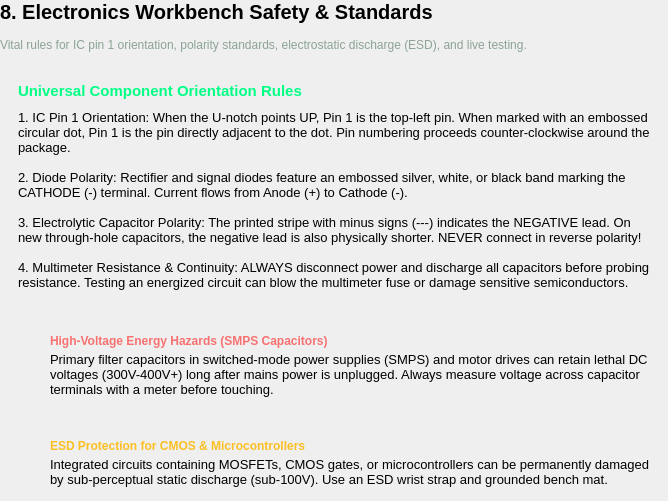
             <widget class="QWidget" name="secSafety">
              <layout class="QVBoxLayout" name="secSafetyLayout">
               <property name="spacing">
                <number>14</number>
               </property>
               <property name="leftMargin">
                <number>0</number>
               </property>
               <property name="topMargin">
                <number>0</number>
               </property>
               <property name="rightMargin">
                <number>0</number>
               </property>
               <property name="bottomMargin">
                <number>0</number>
               </property>
               <item>
                <widget class="QLabel" name="secSafetyTitle">
                 <property name="text">
                  <string>8. Electronics Workbench Safety &amp; Standards</string>
                 </property>
                 <property name="wordWrap">
                  <bool>true</bool>
                 </property>
                 <property name="styleSheet">
                  <string>font-size: 20px; font-weight: 800;</string>
                 </property>
                </widget>
               </item>
               <item>
                <widget class="QLabel" name="secSafetySubtitle">
                 <property name="text">
                  <string>Vital rules for IC pin 1 orientation, polarity standards, electrostatic discharge (ESD), and live testing.</string>
                 </property>
                 <property name="wordWrap">
                  <bool>true</bool>
                 </property>
                 <property name="styleSheet">
                  <string>font-size: 13.5px; color: #8ca394;</string>
                 </property>
                </widget>
               </item>
               <item>
                <widget class="QFrame" name="s8RulesCard">
                 <property name="role" stdset="0">
                  <string notr="true">card</string>
                 </property>
                 <layout class="QVBoxLayout" name="s8RulesCardLayout">
                  <property name="spacing">
                   <number>10</number>
                  </property>
                  <property name="leftMargin">
                   <number>18</number>
                  </property>
                  <property name="topMargin">
                   <number>16</number>
                  </property>
                  <property name="rightMargin">
                   <number>18</number>
                  </property>
                  <property name="bottomMargin">
                   <number>16</number>
                  </property>
                  <item>
                   <widget class="QLabel" name="s8RulesCardTitle">
                    <property name="text">
                     <string>Universal Component Orientation Rules</string>
                    </property>
                    <property name="wordWrap">
                     <bool>true</bool>
                    </property>
                    <property name="styleSheet">
                     <string>font-size: 15px; font-weight: 700; color: #00FF85;</string>
                    </property>
                   </widget>
                  </item>
                  <item>
                   <widget class="QLabel" name="s8RulesCardText">
                    <property name="text">
                     <string>1. IC Pin 1 Orientation: When the U-notch points UP, Pin 1 is the top-left pin. When marked with an embossed circular dot, Pin 1 is the pin directly adjacent to the dot. Pin numbering proceeds counter-clockwise around the package.

2. Diode Polarity: Rectifier and signal diodes feature an embossed silver, white, or black band marking the CATHODE (-) terminal. Current flows from Anode (+) to Cathode (-).

3. Electrolytic Capacitor Polarity: The printed stripe with minus signs (---) indicates the NEGATIVE lead. On new through-hole capacitors, the negative lead is also physically shorter. NEVER connect in reverse polarity!

4. Multimeter Resistance &amp; Continuity: ALWAYS disconnect power and discharge all capacitors before probing resistance. Testing an energized circuit can blow the multimeter fuse or damage sensitive semiconductors.</string>
                    </property>
                    <property name="wordWrap">
                     <bool>true</bool>
                    </property>
                    <property name="styleSheet">
                     <string>font-size: 13px;</string>
                    </property>
                   </widget>
                  </item>
                 </layout>
                </widget>
               </item>
               <item>
                <widget class="QFrame" name="s8Caution">
                 <property name="role" stdset="0">
                  <string notr="true">calloutCaution</string>
                 </property>
                 <layout class="QHBoxLayout" name="s8CautionLayout" stretch="0,1">
                  <property name="spacing">
                   <number>14</number>
                  </property>
                  <property name="leftMargin">
                   <number>16</number>
                  </property>
                  <property name="topMargin">
                   <number>14</number>
                  </property>
                  <property name="rightMargin">
                   <number>16</number>
                  </property>
                  <property name="bottomMargin">
                   <number>14</number>
                  </property>
                  <item alignment="Qt::AlignTop">
                   <widget class="QLabel" name="s8CautionIcon">
                    <property name="pixmap">
                     <pixmap>icons/alert-octagon__f87171__20.svg</pixmap>
                    </property>
                    <property name="alignment">
                     <set>Qt::AlignCenter</set>
                    </property>
                    <property name="minimumSize">
                     <size>
                      <width>20</width>
                      <height>20</height>
                     </size>
                    </property>
                    <property name="maximumSize">
                     <size>
                      <width>20</width>
                      <height>20</height>
                     </size>
                    </property>
                   </widget>
                  </item>
                  <item>
                   <layout class="QVBoxLayout" name="s8CautionTextColumn">
                    <property name="spacing">
                     <number>4</number>
                    </property>
                    <property name="leftMargin">
                     <number>0</number>
                    </property>
                    <property name="topMargin">
                     <number>0</number>
                    </property>
                    <property name="rightMargin">
                     <number>0</number>
                    </property>
                    <property name="bottomMargin">
                     <number>0</number>
                    </property>
                    <item>
                     <widget class="QLabel" name="s8CautionTitle">
                      <property name="text">
                       <string>High-Voltage Energy Hazards (SMPS Capacitors)</string>
                      </property>
                      <property name="wordWrap">
                       <bool>true</bool>
                      </property>
                      <property name="styleSheet">
                       <string>font-size: 13.5px; font-weight: 700; color: #f87171;</string>
                      </property>
                     </widget>
                    </item>
                    <item>
                     <widget class="QLabel" name="s8CautionText">
                      <property name="text">
                       <string>Primary filter capacitors in switched-mode power supplies (SMPS) and motor drives can retain lethal DC voltages (300V-400V+) long after mains power is unplugged. Always measure voltage across capacitor terminals with a meter before touching.</string>
                      </property>
                      <property name="wordWrap">
                       <bool>true</bool>
                      </property>
                      <property name="styleSheet">
                       <string>font-size: 13px;</string>
                      </property>
                     </widget>
                    </item>
                   </layout>
                  </item>
                 </layout>
                </widget>
               </item>
               <item>
                <widget class="QFrame" name="s8Warning">
                 <property name="role" stdset="0">
                  <string notr="true">calloutWarning</string>
                 </property>
                 <layout class="QHBoxLayout" name="s8WarningLayout" stretch="0,1">
                  <property name="spacing">
                   <number>14</number>
                  </property>
                  <property name="leftMargin">
                   <number>16</number>
                  </property>
                  <property name="topMargin">
                   <number>14</number>
                  </property>
                  <property name="rightMargin">
                   <number>16</number>
                  </property>
                  <property name="bottomMargin">
                   <number>14</number>
                  </property>
                  <item alignment="Qt::AlignTop">
                   <widget class="QLabel" name="s8WarningIcon">
                    <property name="pixmap">
                     <pixmap>icons/alert-triangle__fbbf24__20.svg</pixmap>
                    </property>
                    <property name="alignment">
                     <set>Qt::AlignCenter</set>
                    </property>
                    <property name="minimumSize">
                     <size>
                      <width>20</width>
                      <height>20</height>
                     </size>
                    </property>
                    <property name="maximumSize">
                     <size>
                      <width>20</width>
                      <height>20</height>
                     </size>
                    </property>
                   </widget>
                  </item>
                  <item>
                   <layout class="QVBoxLayout" name="s8WarningTextColumn">
                    <property name="spacing">
                     <number>4</number>
                    </property>
                    <property name="leftMargin">
                     <number>0</number>
                    </property>
                    <property name="topMargin">
                     <number>0</number>
                    </property>
                    <property name="rightMargin">
                     <number>0</number>
                    </property>
                    <property name="bottomMargin">
                     <number>0</number>
                    </property>
                    <item>
                     <widget class="QLabel" name="s8WarningTitle">
                      <property name="text">
                       <string>ESD Protection for CMOS &amp; Microcontrollers</string>
                      </property>
                      <property name="wordWrap">
                       <bool>true</bool>
                      </property>
                      <property name="styleSheet">
                       <string>font-size: 13.5px; font-weight: 700; color: #fbbf24;</string>
                      </property>
                     </widget>
                    </item>
                    <item>
                     <widget class="QLabel" name="s8WarningText">
                      <property name="text">
                       <string>Integrated circuits containing MOSFETs, CMOS gates, or microcontrollers can be permanently damaged by sub-perceptual static discharge (sub-100V). Use an ESD wrist strap and grounded bench mat.</string>
                      </property>
                      <property name="wordWrap">
                       <bool>true</bool>
                      </property>
                      <property name="styleSheet">
                       <string>font-size: 13px;</string>
                      </property>
                     </widget>
                    </item>
                   </layout>
                  </item>
                 </layout>
                </widget>
               </item>
              </layout>
             </widget>
